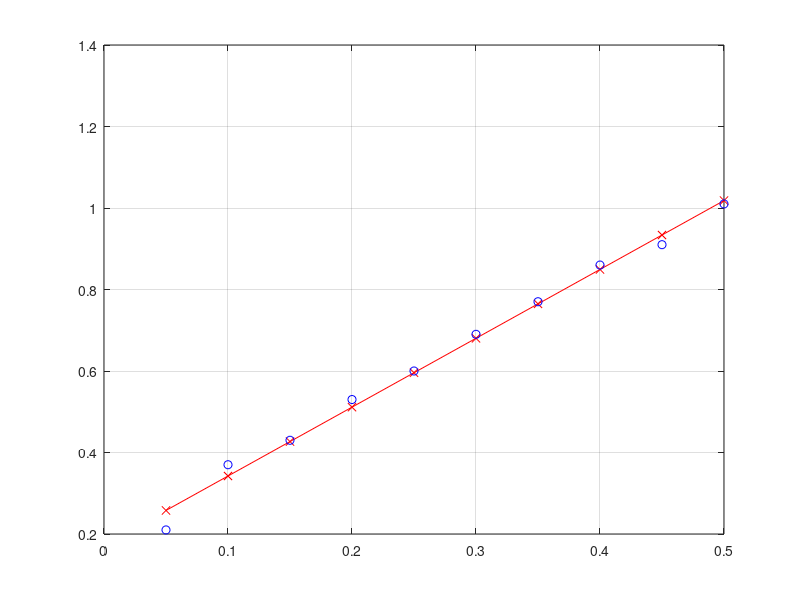

Recreate this plot in MATLAB.
% Federicw1o Alvarez
% MATH 511 - Fall 2022
% Mid-Term 2 Practice
%   page 253: 3, 4, 6, 7, 8
%   page 260: 3, 4, 5, 6, 7

clear 
close all
clc

fprintf("Ex 3 page 260.\n")

% Given
S = [.05 .10 .15 .20 .25 .30 .35 .40 .45 .50];
R = [.21 .37 .43 .53 .60 .69 .77 .86 .91 1.01];

[Sr, Sc] = size(S);
A = ones(2, Sc);
A(1,:) = S;
A = A';

x0 = [A'*A A'*R']; 
solution = rref(x0);
s1 =  solution(1,3);
s2 =  solution(2,3);

plot(S',(s1*(S')+s2), 'rx-')
hold on
scatter(S, R, 'b')
grid on 